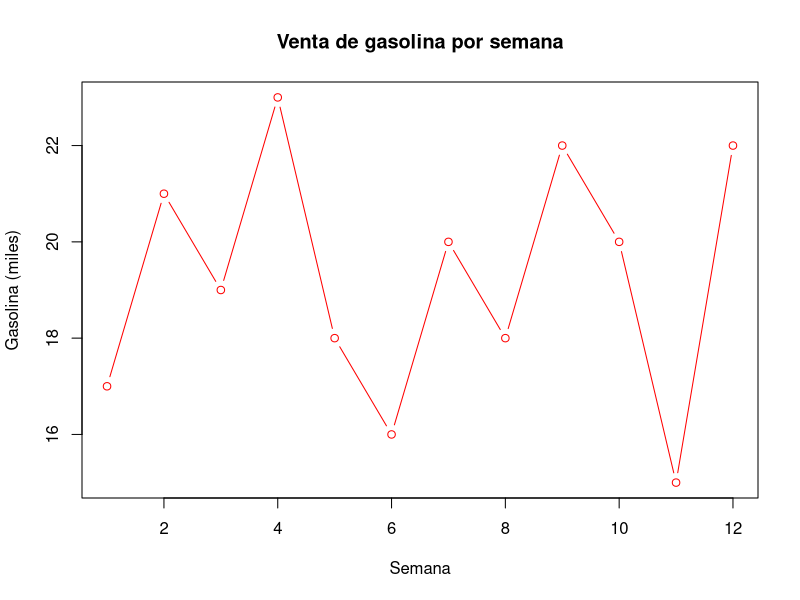
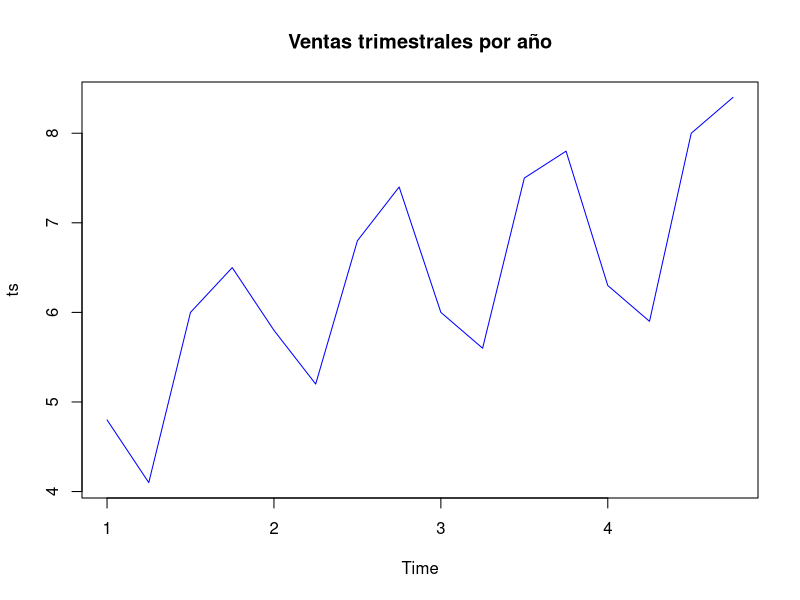
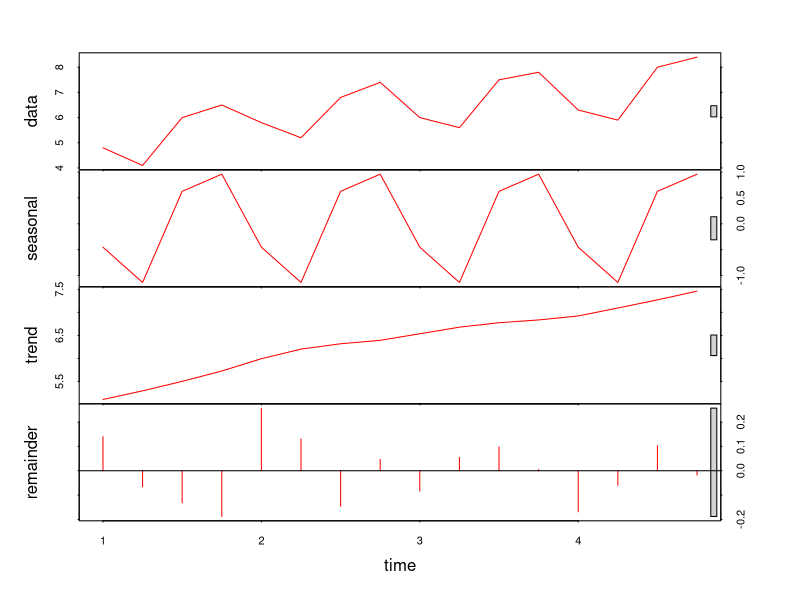
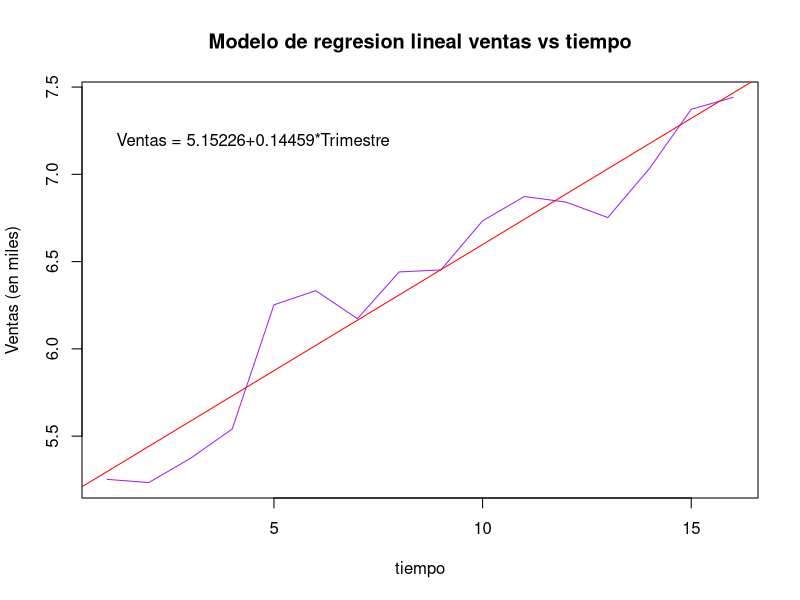

The R script that drew these images, in order:
## ---- chunk 1
knitr::opts_chunk$set(echo = TRUE)
## ---- chunk 2
semana = seq(1,12)
ventas_gasolina <- c(17, 21, 19, 23, 18, 16, 20, 18, 22, 20, 15, 22)

df1 = data.frame(semana,ventas_gasolina)
df2=data.frame(semana,ventas_gasolina)
df3 = data.frame(semana,ventas_gasolina)
plot(df1,main = "Venta de gasolina por semana",ylab = "Gasolina (miles)",xlab = "Semana",type='b',col="red")
## ---- chunk 3
p = 3
movil = c()

for (i in 1:length(semana)){
  if (i<=p){
    movil = c(movil,NA)
  }
  else {
    movil = c(movil,mean(ventas_gasolina[(i-p):(i-1)]))
  }
  
}
df1$Promedio_Movil = movil
## ---- chunk 4
n =12
error = df1$ventas_gasolina-df1$Promedio_Movil
error_cuadrado = error^2
error_porcentual = abs((error/ventas_gasolina)*100)

df1$Error = error
df1$Error_Cuadrado = error_cuadrado
df1$Error_Porcentual = error_porcentual

CME <- sum(error_cuadrado[(p+1):n])/(n-p) 
EPAM <- sum(error_porcentual[(p+1):n])/(n-p)
cat("El promedio de los cuadrados de los errores es:",CME)
cat("\n\nEl promedio de los errores porcentuales es:",EPAM,"%")
df1
## ---- chunk 5
pesos <- c(1/6, 2/6, 3/6)
promedio_pond <- c()

for (i in 1:length(semana)){
  if (i<=p){
    promedio_pond = c(promedio_pond,NA)
  }
  else{
    promedio_pond = c(promedio_pond,sum(ventas_gasolina[(i-p):(i-1)]*pesos))
  }
}
df2$Promedio_Ponderado = promedio_pond
## ---- chunk 6
n =12
error = df2$ventas_gasolina-df2$Promedio_Ponderado
error_cuadrado = error^2
error_porcentual = abs((error/ventas_gasolina)*100)

df2$Error = error
df2$Error_Cuadrado = error_cuadrado
df2$Error_Porcentual = error_porcentual

CME <- sum(error_cuadrado[(p+1):n])/(n-p)
EPAM <- sum(error_porcentual[(p+1):n])/(n-p)
cat("El promedio de los cuadrados de los errores es:",CME)
cat("\n\nEl promedio de los errores porcentuales es:",EPAM,"%")
df2
## ---- chunk 7
alpha_values <- seq(0.1, 0.9, by = 0.1)
cme_values <- numeric(length(alpha_values))

for (i in 1:length(alpha_values)) {
  alpha <- alpha_values[i]
  smooth_exp <- numeric(length = n)
  smooth_exp[1] <- ventas_gasolina[1]
  for (j in 2:n) {
    smooth_exp[j] <- alpha * ventas_gasolina[j - 1] + (1 - alpha) * smooth_exp[j - 1]
  }
  residuals <- ventas_gasolina - smooth_exp
  cme_values[i] <- mean(residuals^2)
}

best_alpha <- alpha_values[which.min(cme_values)]
best_alpha
## ---- chunk 8
alpha <- 0.2

smooth_exp <- numeric(length = length(ventas_gasolina))
smooth_exp[1] <- ventas_gasolina[1]

pronosticadas <- c()
errores <- c()
error_cuadrado <- c()
error_porcentual <- c()

for (i in 2:length(ventas_gasolina)) {
  smooth_exp[i] <- alpha * ventas_gasolina[i - 1] + (1 - alpha) * smooth_exp[i - 1]
  pronosticadas[i] <- smooth_exp[i]
  errores[i] <- ventas_gasolina[i] - pronosticadas[i]
  error_cuadrado[i] <- errores[i]^2
  error_porcentual[i] <- abs(errores[i] / ventas_gasolina[i]) * 100
}



df3$Pronostico = pronosticadas
df3$Error = errores
df3$Error_Cuadrado = error_cuadrado
df3$Error_Porcentual = error_porcentual

CME <- mean(error_cuadrado[-1])  
EPAM <- mean(error_porcentual[-1])
cat("El promedio de los cuadrados de los errores es:",CME)
cat("\n\nEl promedio de los errores porcentuales es:",EPAM,"%")
df3
## ---- chunk 9
pred_semana_13 <- best_alpha * ventas_gasolina[length(ventas_gasolina)] + (1 - best_alpha) * smooth_exp[length(smooth_exp)]
cat("Usando el metodo de suavizamiento, el valor predicho para miles de galones\n de gasolina para la semana 13 es:",pred_semana_13)
## ---- chunk 10
anio = rep(seq(1,4),each=4)
tri = rep(seq(1,4),times=4)
ventas = c(4.8,4.1,6,6.5,5.8,5.2,6.8,7.4,6,5.6,7.5,7.8,6.3,5.9,8,8.4)
df= data.frame(
  Año = anio,
  Trimestre = tri,
  Ventas = ventas
)
df
## ---- chunk 11
ts = ts(ventas,frequency = 4)
decompose = stl(ts,s.window='periodic')
plot.ts(ts,col ="blue",main = "Ventas trimestrales por año")
## ---- chunk 12
plot(decompose,col="red")
## ---- chunk 13
deestacional = decompose$time.series[,"trend"]+decompose$time.series[,"remainder"]
tiempo=1:length(deestacional)
y = deestacional
A = lm(y~tiempo)
summary(A)
## ---- chunk 14
plot(tiempo,y,col="purple",main ="Modelo de regresion lineal ventas vs tiempo",type="l",ylab = "Ventas (en miles)")
abline(A,col ="red")
text(4.5,7.2,"Ventas = 5.15226+0.14459*Trimestre")
## ---- chunk 15
df$Predicciones <- predict(A,newdata = data.frame(tiempo=tiempo))

df$Errores <- df$Ventas - df$Predicciones

CME <- mean(df$Errores^2)
EPAM <- mean(abs(df$Errores / df$Ventas)) * 100
cat("El promedio de los cuadrados de los errores es:",CME)
cat("\n\nEl promedio de los errores porcentuales es:",EPAM,"%")
df
## ---- chunk 16
f = function(x) {5.15226 + 0.14459*x}
print("Predicciones de ventas para el año 5, sus cuatro trimestres:")
f(17)*1000
f(18)*1000
f(19)*1000
f(20)*1000
